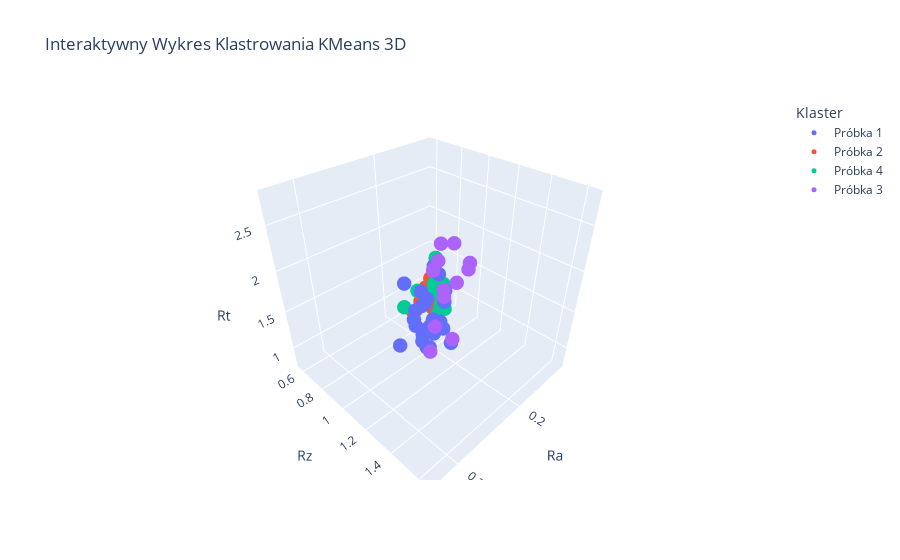

The code cell stored with this chart in its notebook:
### Code cell
import plotly.express as px

# Przygotowanie danych do wizualizacji (upewnij się, że 'Cluster' jest już dodany do data_for_clustering)
plot_data = data_for_clustering.copy()

# Utwórz mapowanie numerów klastrów do etykiet próbek, jeśli to konieczne
cluster_to_label_mapping = {
    0: 'Próbka 1',
    1: 'Próbka 2',
    2: 'Próbka 3',
    3: 'Próbka 4'
}
plot_data['Cluster_Label'] = plot_data['Cluster'].map(cluster_to_label_mapping)

# Utwórz interaktywny wykres 3D
fig = px.scatter_3d(plot_data, x='Ra', y='Rz', z='Rt',
                    color='Cluster_Label', 
                    labels={'Cluster_Label': 'Klaster'},
                    title='Interaktywny Wykres Klastrowania KMeans 3D')
fig.update_traces(marker=dict(size=5))
fig.show()

### Figure 1 — Plotly figure (JSON) as saved in the notebook; plotly's stock layout.template omitted (floating-point values rounded to 4 significant figures)
{"data": [{"hovertemplate": "Klaster=Próbka 1<br>Ra=%{x}<br>Rz=%{y}<br>Rt=%{z}<extra></extra>", "legendgroup": "Próbka 1", "marker": {"color": "#636efa", "size": 5, "symbol": "circle"}, "mode": "markers", "name": "Próbka 1", "scene": "scene", "showlegend": true, "type": "scatter3d", "x": [0.283, 0.282, 0.254, 0.285, 0.29, 0.306, 0.291, 0.293, 0.237, 0.279, 0.221, 0.252, 0.241, 0.264, 0.266, 0.276, 0.27, 0.259, 0.265, 0.321, 0.238, 0.205, 0.25, 0.257], "y": [1.29, 1.34, 1.32, 1.43, 1.41, 1.51, 1.39, 1.57, 1.14, 1.35, 1.11, 1.18, 1.28, 1.32, 1.25, 1.36, 1.23, 1.17, 1.27, 1.41, 1.27, 1.07, 1.33, 1.08], "z": [1.91, 1.71, 1.76, 1.92, 1.77, 1.99, 1.89, 2.03, 1.76, 1.84, 2.05, 1.79, 1.56, 1.84, 2.09, 1.87, 1.7, 1.76, 1.97, 1.98, 1.86, 1.85, 2.1, 1.98]}, {"hovertemplate": "Klaster=Próbka 2<br>Ra=%{x}<br>Rz=%{y}<br>Rt=%{z}<extra></extra>", "legendgroup": "Próbka 2", "marker": {"color": "#EF553B", "size": 5, "symbol": "circle"}, "mode": "markers", "name": "Próbka 2", "scene": "scene", "showlegend": true, "type": "scatter3d", "x": [0.171, 0.173, 0.195, 0.147, 0.136, 0.146, 0.131, 0.17, 0.175, 0.15, 0.135, 0.12, 0.129], "y": [0.853, 0.877, 0.797, 0.678, 0.693, 0.706, 0.642, 0.814, 0.761, 0.767, 0.605, 0.574, 0.607], "z": [1.02, 1.13, 1.03, 0.923, 1.11, 1.21, 0.96, 1.16, 1.05, 0.972, 0.925, 0.824, 0.78]}, {"hovertemplate": "Klaster=Próbka 4<br>Ra=%{x}<br>Rz=%{y}<br>Rt=%{z}<extra></extra>", "legendgroup": "Próbka 4", "marker": {"color": "#00cc96", "size": 5, "symbol": "circle"}, "mode": "markers", "name": "Próbka 4", "scene": "scene", "showlegend": true, "type": "scatter3d", "x": [0.178, 0.163, 0.181, 0.176, 0.212, 0.216, 0.181, 0.177, 0.157, 0.183, 0.216], "y": [0.984, 0.826, 0.972, 0.877, 1.1, 1.17, 0.947, 0.973, 0.809, 0.777, 0.835], "z": [1.44, 1.32, 1.23, 1.3, 1.4, 1.56, 1.39, 1.51, 1.64, 1.26, 1.24]}, {"hovertemplate": "Klaster=Próbka 3<br>Ra=%{x}<br>Rz=%{y}<br>Rt=%{z}<extra></extra>", "legendgroup": "Próbka 3", "marker": {"color": "#ab63fa", "size": 5, "symbol": "circle"}, "mode": "markers", "name": "Próbka 3", "scene": "scene", "showlegend": true, "type": "scatter3d", "x": [0.302, 0.331, 0.294, 0.241, 0.301, 0.282, 0.233, 0.255, 0.252, 0.305, 0.242, 0.225], "y": [1.52, 1.64, 1.53, 1.36, 1.53, 1.47, 1.3, 1.49, 1.26, 1.63, 1.26, 1.36], "z": [2.19, 2.26, 2.44, 2.17, 2.78, 2.39, 2.49, 2.54, 2.26, 2.21, 2.49, 2.24]}], "layout": {"legend": {"title": {"text": "Klaster"}, "tracegroupgap": 0}, "scene": {"domain": {"x": [0, 1], "y": [0, 1]}, "xaxis": {"title": {"text": "Ra"}}, "yaxis": {"title": {"text": "Rz"}}, "zaxis": {"title": {"text": "Rt"}}}, "title": {"text": "Interaktywny Wykres Klastrowania KMeans 3D"}}}
